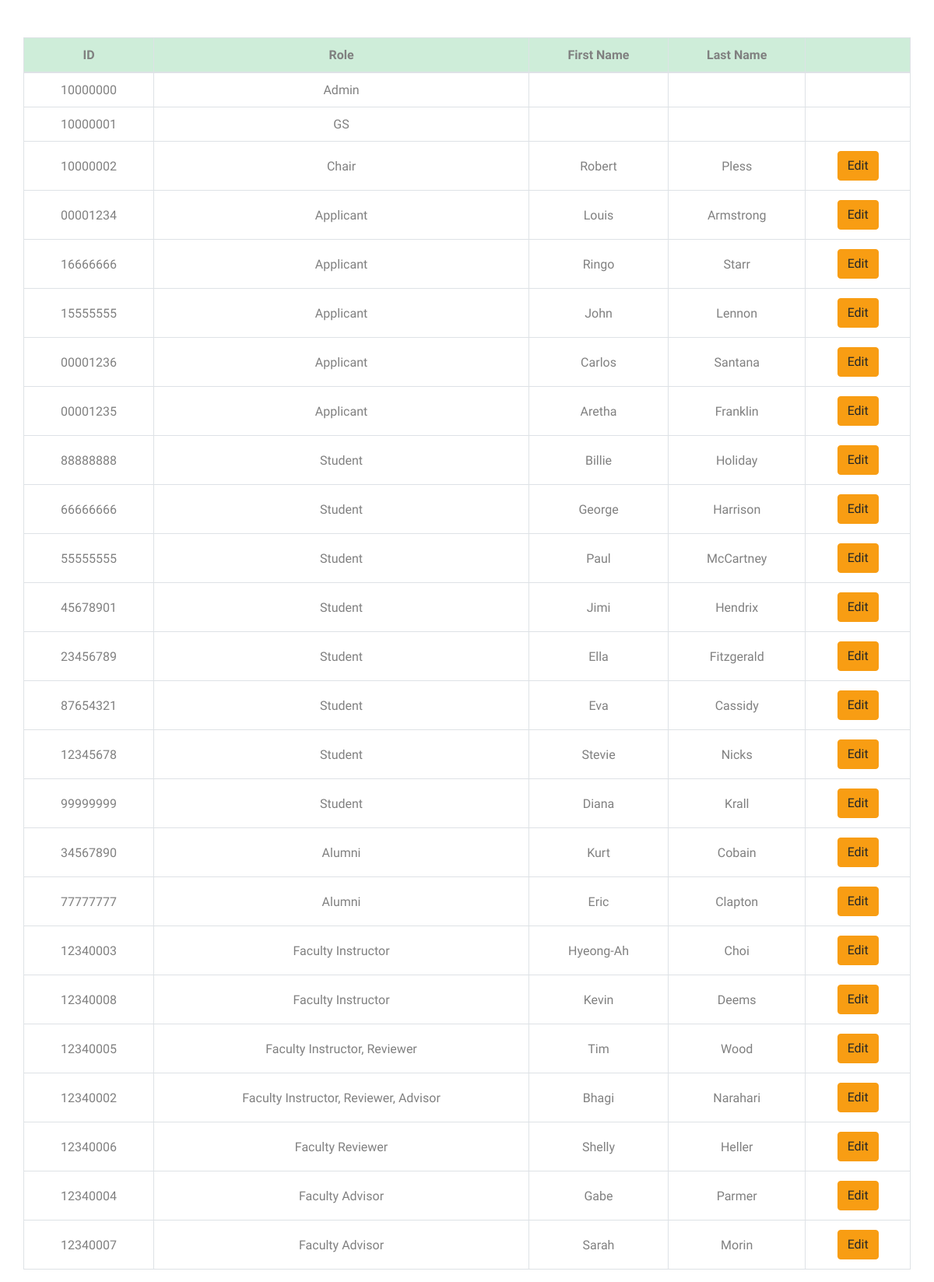
The page /php/users.php on the database its author committed.
### tables this page shows
CREATE TABLE personal_info (
	user_id int primary key,
	fname varchar(20) NOT NULL,
	lname varchar(20) NOT NULL,
	dob date,
	address varchar(50),
	email varchar(25),
	foreign key (user_id) references users(id)
);

create table users(
	id int UNIQUE,
	p_level varchar(20) NOT NULL,
	password varchar(20) NOT NULL,
	primary key (id)
);

### php/users.php (the view, shortened to what this page needs)
<?php
include_once ('header-meta.php');
$dbc = mysqli_connect(DB_HOST, DB_USER, DB_PASSWORD, DB_NAME);
?>
<!DOCTYPE html>
<html lang="en">
<body>
<div class="container mt-5">
<div class="row mt-5">
	<table class="table table-bordered">
		<thead>
			<tr class="text-center table-primary">
				<th scope="col"> ID </th>
				<th scope="col"> Role </th>
				<th scope="col"> First Name </th>
				<th scope="col"> Last Name </th>
				<th> </th>
			</tr>
		</thead>
		<tbody id="users_table">
	<?php
		$query = 'SELECT id, p_level, fname, lname
				  FROM users, personal_info
				  WHERE id=user_id';
		$query = $query . ' ORDER BY p_level ASC';
		$users = mysqli_query ($dbc, $query);
		while ($users && $u = mysqli_fetch_assoc ($users)) {
			echo '<tr class="text-center">';
			$u['id'] = sprintf ("%08s", $u['id']);
			$plevel = $u['p_level'];
			if (strpos ($plevel, "0") !== false)
				$type = "Admin";
			if (strpos ($plevel, "1") !== false)
				$type = "GS";
			if (strpos ($plevel, "2") !== false)
				$type = "Chair";
			if (strpos ($plevel, "3") !== false)
				$type = "Applicant";
			if (strpos ($plevel, "4") !== false)
				$type = "Student";
			if (strpos ($plevel, "5") !== false)
				$type = "Alumni";
			if (strpos ($plevel, "6") !== false)
				$type = "Faculty Instructor";
			if (strpos ($plevel, "7") !== false) {
				if (empty ($type))
					$type = "Faculty Reviewer";
				else
					$type = $type . ", Reviewer";
			}
			if (strpos ($plevel, "8") !== false) {
				if (empty ($type))
					$type = "Faculty Advisor";
				else
					$type = $type . ", Advisor";
			}
			$u['p_level'] = $type;
			$type = "";
			foreach ($u as $data) {
				echo '<td class="align-middle">' . $data . '</td>';
			}
			echo '<td class="align-middle">';
			if (strcmp ($u['p_level'], "Admin") != 0 && strcmp ($u['p_level'], "GS") != 0) {
				echo '<a href="account.php?id='. $u['id'] .'" class="btn btn-warning"> Edit </a>';
			}
			echo '</td> </tr>';
		}
	?>
		</tbody>
	</table>
</div>
</div>
</html>

### css/style.css (style rules this page uses)
body { line-height: 1.7; color: gray; font-weight: 300; font-size: 1.1rem; }
a { -webkit-transition: .3s all ease; -o-transition: .3s all ease; transition: .3s all ease; }

### rows shown on the page
personal_info: data "10000000", data "Admin"
personal_info: data "10000001", data "GS"
personal_info: user_id "10000002", data "Chair", fname "Robert", lname "Pless"
personal_info: data "00001234", data "Applicant", fname "Louis", lname "Armstrong"
personal_info: user_id "16666666", data "Applicant", fname "Ringo", lname "Starr"
personal_info: user_id "15555555", data "Applicant", fname "John", lname "Lennon"
personal_info: data "00001236", data "Applicant", fname "Carlos", lname "Santana"
personal_info: data "00001235", data "Applicant", fname "Aretha", lname "Franklin"
personal_info: user_id "88888888", data "Student", fname "Billie", lname "Holiday"
personal_info: user_id "66666666", data "Student", fname "George", lname "Harrison"
personal_info: user_id "55555555", data "Student", fname "Paul", lname "McCartney"
personal_info: user_id "45678901", data "Student", fname "Jimi", lname "Hendrix"
personal_info: user_id "23456789", data "Student", fname "Ella", lname "Fitzgerald"
personal_info: user_id "87654321", data "Student", fname "Eva", lname "Cassidy"
personal_info: user_id "12345678", data "Student", fname "Stevie", lname "Nicks"
personal_info: user_id "99999999", data "Student", fname "Diana", lname "Krall"
personal_info: user_id "34567890", data "Alumni", fname "Kurt", lname "Cobain"
personal_info: user_id "77777777", data "Alumni", fname "Eric", lname "Clapton"
personal_info: user_id "12340003", data "Faculty Instructor", fname "Hyeong-Ah", lname "Choi"
personal_info: user_id "12340008", data "Faculty Instructor", fname "Kevin", lname "Deems"
personal_info: user_id "12340005", data "Faculty Instructor, Reviewer", fname "Tim", lname "Wood"
personal_info: user_id "12340002", data "Faculty Instructor, Reviewer, Advisor", fname "Bhagi", lname "Narahari"
personal_info: user_id "12340006", data "Faculty Reviewer", fname "Shelly", lname "Heller"
personal_info: user_id "12340004", data "Faculty Advisor", fname "Gabe", lname "Parmer"
personal_info: user_id "12340007", data "Faculty Advisor", fname "Sarah", lname "Morin"
